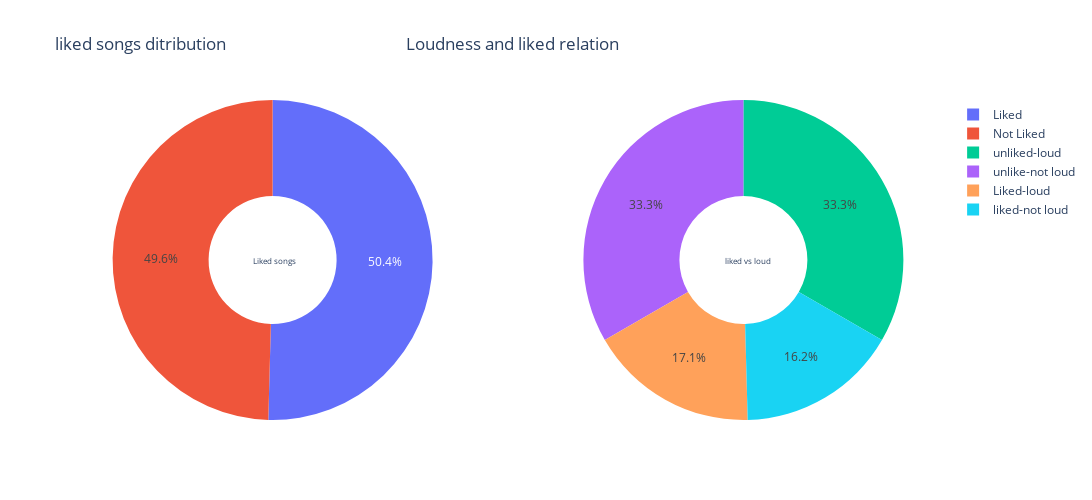

The notebook cell this image was saved under:
### Markdown cell above
* there's more unliked songs in the dataset 51.3%
* less liked songs 48.7% 
* I guess the majority of people don't fancy metal that much

### Code cell
# get the values, liked songs are 1 filter it based on that
# loud songs are above 0.5 filtered based on that
liked_loud = spotify[ (spotify['liked']==1) + (spotify['loudness']>0.5)]
not_liked_loud = spotify[ (spotify['liked']==0) +(spotify['loudness']>0.5)]
like_not_loud = spotify[ (spotify['liked']==1) +(spotify['loudness']<0.5)]
not_liked_not_loud = spotify[ (spotify['liked']==1) + (spotify['loudness']<0.5)]

#prepare the the values for visualization
values1 = [len(liked_loud)+len(like_not_loud), len(not_liked_loud)+len(not_liked_not_loud)]
values2 = [len(liked_loud), len(not_liked_loud), len(like_not_loud), len(not_liked_not_loud)]

# Create subplots: use 'domain' type for Pie subplot
fig = make_subplots(rows=1, cols=2, specs=[[{'type':'domain'}, {'type':'domain'}]])
fig.add_trace(go.Pie(labels=['Liked', 'Not Liked'], values=values1, name="Percentage of liked songs"),
              1, 1)
fig.add_trace(go.Pie(labels=['Liked-loud','liked-not loud', 'unliked-loud', 'unlike-not loud'], values=values2, name="Loudness and liked relation"),
              1, 2)

# Use `hole` to create a donut-like pie chart
fig.update_traces(hole=.4, hoverinfo="label+percent")

fig.update_layout(
    title_text=f"liked songs ditribution {' '*28}\
                Loudness and liked relation",
    # Add annotations in the center of the donut pies.
    annotations=[dict(text='Liked songs', x=0.20, y=0.5, font_size=8, showarrow=False),
                 dict(text='liked vs loud', x=0.81, y=0.5, font_size=8, showarrow=False)],
    autosize=False,width=1200, height=500, paper_bgcolor="white")
fig.show()

### Figure 1 — Plotly figure (JSON) as saved in the notebook; plotly's stock layout.template omitted (floating-point values rounded to 4 significant figures)
{"data": [{"domain": {"x": [0, 0.45], "y": [0, 1]}, "hole": 0.4, "hoverinfo": "label+percent", "labels": ["Liked", "Not Liked"], "name": "Percentage of liked songs", "type": "pie", "values": [295, 290]}, {"domain": {"x": [0.55, 1], "y": [0, 1]}, "hole": 0.4, "hoverinfo": "label+percent", "labels": ["Liked-loud", "liked-not loud", "unliked-loud", "unlike-not loud"], "name": "Loudness and liked relation", "type": "pie", "values": [100, 95, 195, 195]}], "layout": {"annotations": [{"font": {"size": 8}, "showarrow": false, "text": "Liked songs", "x": 0.2, "y": 0.5}, {"font": {"size": 8}, "showarrow": false, "text": "liked vs loud", "x": 0.81, "y": 0.5}], "autosize": false, "height": 500, "paper_bgcolor": "white", "title": {"text": "liked songs ditribution                                             Loudness and liked relation"}, "width": 1200}}
